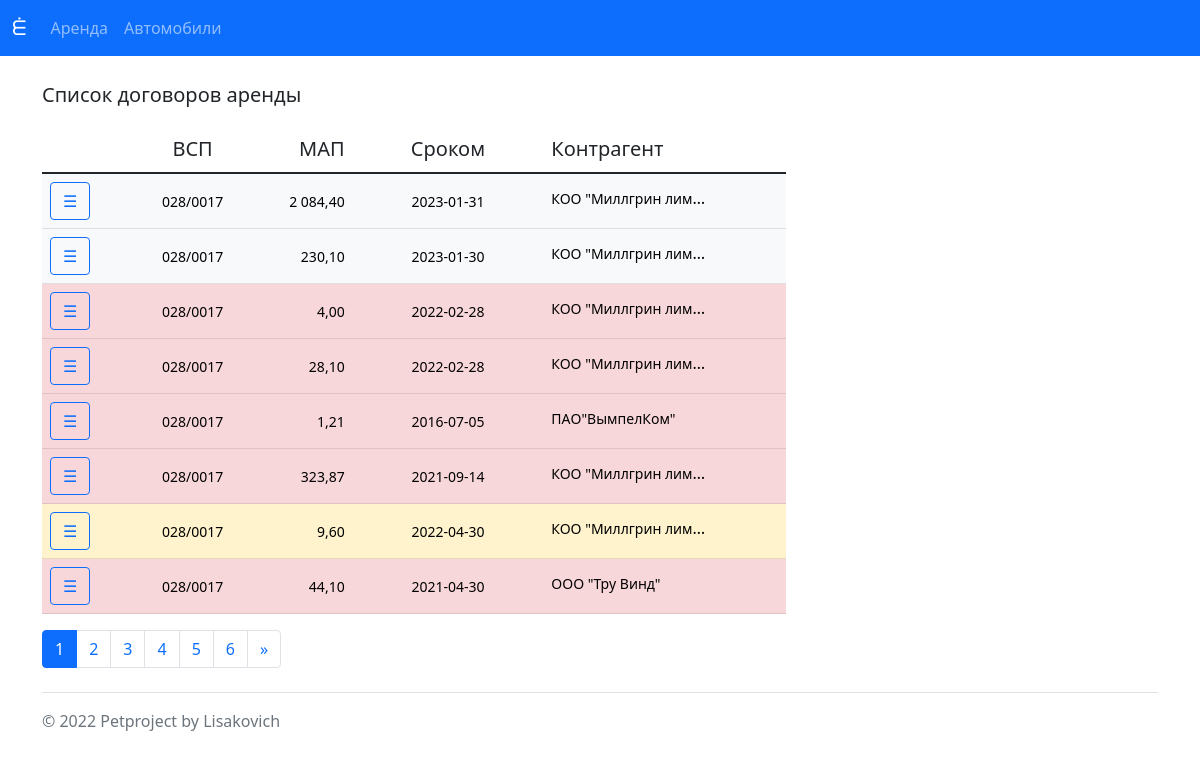
/dogs/, run on the app's committed database.
### dgls/models.py (models this page shows, shortened)
class Dogs(models.Model):
    dl_code=models.CharField( null=True, blank=True, max_length=8,unique=True,verbose_name='Код договора')
    dl_status=models.BooleanField(null=True,blank=True, default=True, verbose_name='Статус активности')
    dl_vsp=models.CharField(null=True,blank=True, max_length=8,unique=False,verbose_name='Код ВСП')
    dl_number=models.CharField(null=True,blank=True, max_length=128, verbose_name='Номер договора')
    dl_clnt=models.CharField(null=True,blank=True, max_length=512, verbose_name='Контрагент')
    dl_address = models.CharField(null=True,blank=True, max_length=512, verbose_name='Адрес')
    dl_type = models.CharField( null=True,blank=True, max_length=32, verbose_name='Тип договора')
    dl_sqm = models.DecimalField(null=True,blank=True, max_length=11, max_digits=11, decimal_places=2, verbose_name='Площадь кв.м.')
    dl_prc_persqm=models.DecimalField(null=True,blank=True, max_length=11, max_digits=11,decimal_places=2, verbose_name='Цена за кв.м.')
    dl_prc_permnt = models.DecimalField(null=True,blank=True, max_length=11,max_digits=11, decimal_places=2, verbose_name='Цена в месяц')
    dl_dt_start=models.DateField(null=True,blank=True, verbose_name='Дата начала')
    dl_dt_finish = models.DateField(null=True,blank=True, verbose_name='Дата завершения')
    dl_dt_lastmod=models.DateField(null=True,blank=True, auto_now=True, verbose_name='Дата модификации')
    dl_note=models.TextField(null=True,blank=True, verbose_name='Заметки')
    class Meta:
        verbose_name='Договор аренды'
        verbose_name_plural='Договоры аренды'
        ordering=['dl_vsp']

### dgls/views.py (the view)
# urls.py: path('dogs/', DogsListView.as_view(), name='DogsPage'),
class DogsListView(ListView):
    paginate_by = 8
    model = Dogs
    template_name = 'dgls/dogs.html'

### dgls/templatetags/my_filters.py (called while the page is built)
@register.filter(name='days_color')
def days_color(value):
    if isinstance(value, date):
        delta = value - date.today()
        if delta.days < 90:
            return 'table-danger'
        elif delta.days < 180:
            return 'table-warning'
        else:
            return 'table-light'
    else:
        return 'table-secondary'

### templates/dgls/dogs.html (shortened to what this page needs)
{% extends 'base.html' %}
{% load humanize %}
{% load my_filters %}
{% block Body %}
<br/>
<p class="lead">
  Список договоров аренды
</p>
        <div class="table-responsive col-md-8">
            <table class="table align-middle">
                <thead>
                <tr class="lead text-start">
                    <td class=""></td>
                    <td class="text-center">ВСП</td>
                    <td class="text-end">МАП</td>
                    <td class="text-center">Сроком</td>
                    <td class="text-start">Контрагент</td>
                </tr>
                </thead>
                <tbody class="fw-light">
                {% for zapis in page_obj %}
                    <tr class="{{ zapis.dl_dt_finish|days_color }}">
                        <td class="col-md-1">
                            <a href="{% url 'dog_detail' pk=zapis.id %}">
                                <button type="button" class="btn btn-outline-primary justify-content-center">
                                    &#x2630;
                                </button>
                            </a>
                        </td>
                        <td class="col-md-1 text-center">
                            <small>
                             {{ zapis.dl_vsp }}
                            </small>
                        </td>
                        <td class="col-md-1 text-end">
                            <small>
                                {{ zapis.dl_sqm|intcomma }}
                            </small>
                        </td>
                        <td class="col-md-2 text-center">
                            <small>
                                {{ zapis.dl_dt_finish|date:"Y-m-d" }}
                            </small>
                        </td>
                        <td class="col-md-2">
                            <span class="d-inline-block text-truncate" style="max-width: 160px;">
                                <small>
                                    {{ zapis.dl_clnt }}
                                </small>
                            </span>
                        </td>
                    </tr>
                {% endfor %}
                </tbody>
            </table>
        </div>
    <nav aria-label="Page navigation">
      <ul class="pagination justify-content-left">
        {% for page in page_obj.paginator.page_range %}
            {% if page == page_obj.number %}
                <li class="page-item active" aria-current="page">
            {% else %}
                <li class="page-item">
            {% endif %}
                    <a class="page-link" href="?page={{ page }}">
                        {{ page }}
                    </a>
                </li>
        {% endfor %}
        {% if page_obj.has_next %}
            <li class="page-item">
              <a class="page-link" href="?page={{ page_obj.next_page_number }}" aria-label="Next">
                <span aria-hidden="true">&raquo;</span>
              </a>
            </li>
        {% endif %}
      </ul>
    </nav>
{% endblock Body %}

### data on the page
Dogs: dl_vsp "028/0017", dl_sqm "2 084,40", dl_dt_finish "2023-01-31", dl_clnt "КОО \"Миллгрин лим…"
Dogs: dl_vsp "028/0017", dl_sqm "230,10", dl_dt_finish "2023-01-30", dl_clnt "КОО \"Миллгрин лим…"
Dogs: dl_vsp "028/0017", dl_sqm "4,00", dl_dt_finish "2022-02-28", dl_clnt "КОО \"Миллгрин лим…"
Dogs: dl_vsp "028/0017", dl_sqm "28,10", dl_dt_finish "2022-02-28", dl_clnt "КОО \"Миллгрин лим…"
Dogs: dl_vsp "028/0017", dl_sqm "1,21", dl_dt_finish "2016-07-05", dl_clnt "ПАО\"ВымпелКом\""
Dogs: dl_vsp "028/0017", dl_sqm "323,87", dl_dt_finish "2021-09-14", dl_clnt "КОО \"Миллгрин лим…"
Dogs: dl_vsp "028/0017", dl_sqm "9,60", dl_dt_finish "2022-04-30", dl_clnt "КОО \"Миллгрин лим…"
Dogs: dl_vsp "028/0017", dl_sqm "44,10", dl_dt_finish "2021-04-30", dl_clnt "ООО \"Тру Винд\""

### other printed values
{{ page }} "1" "2" "3" "4" "5" "6"
